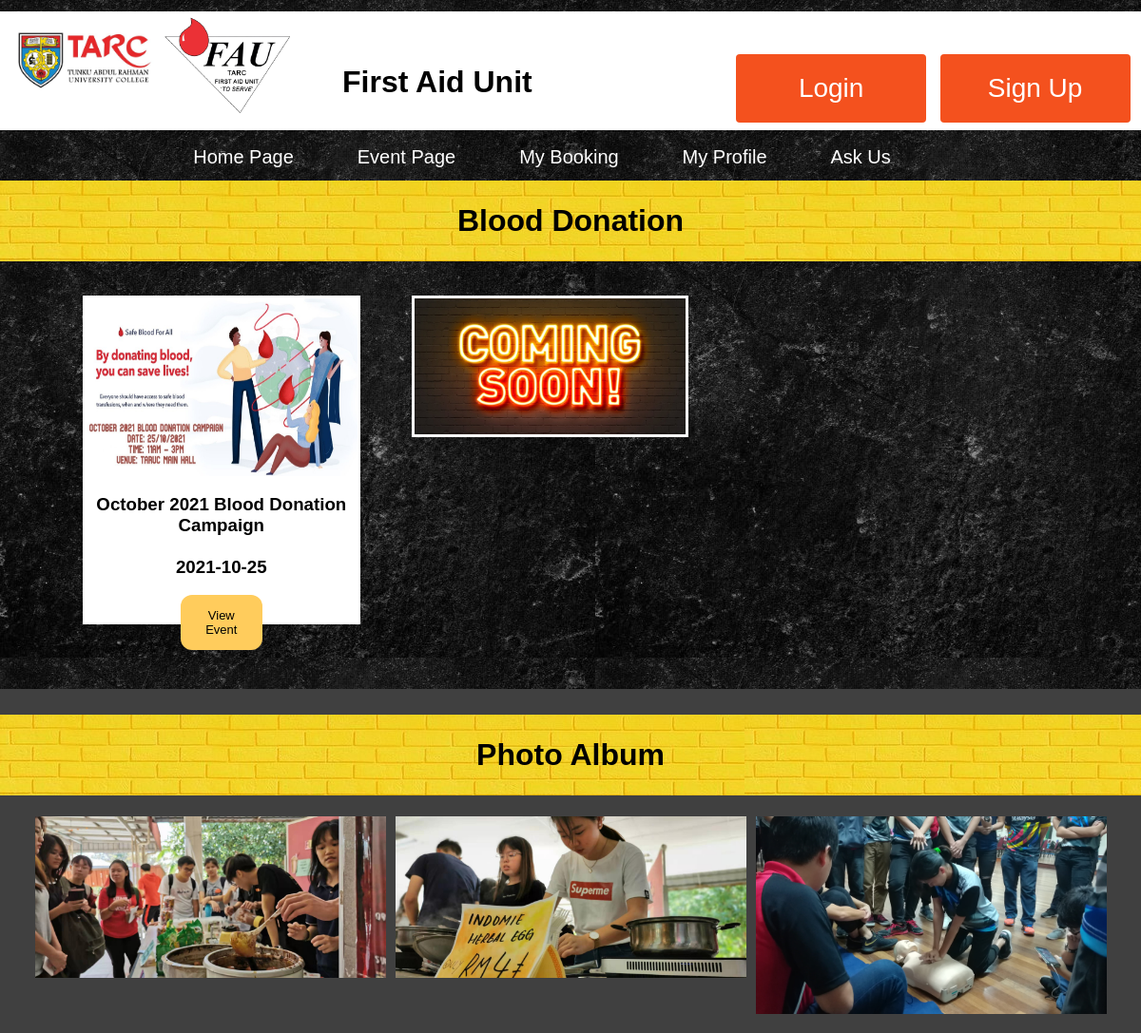
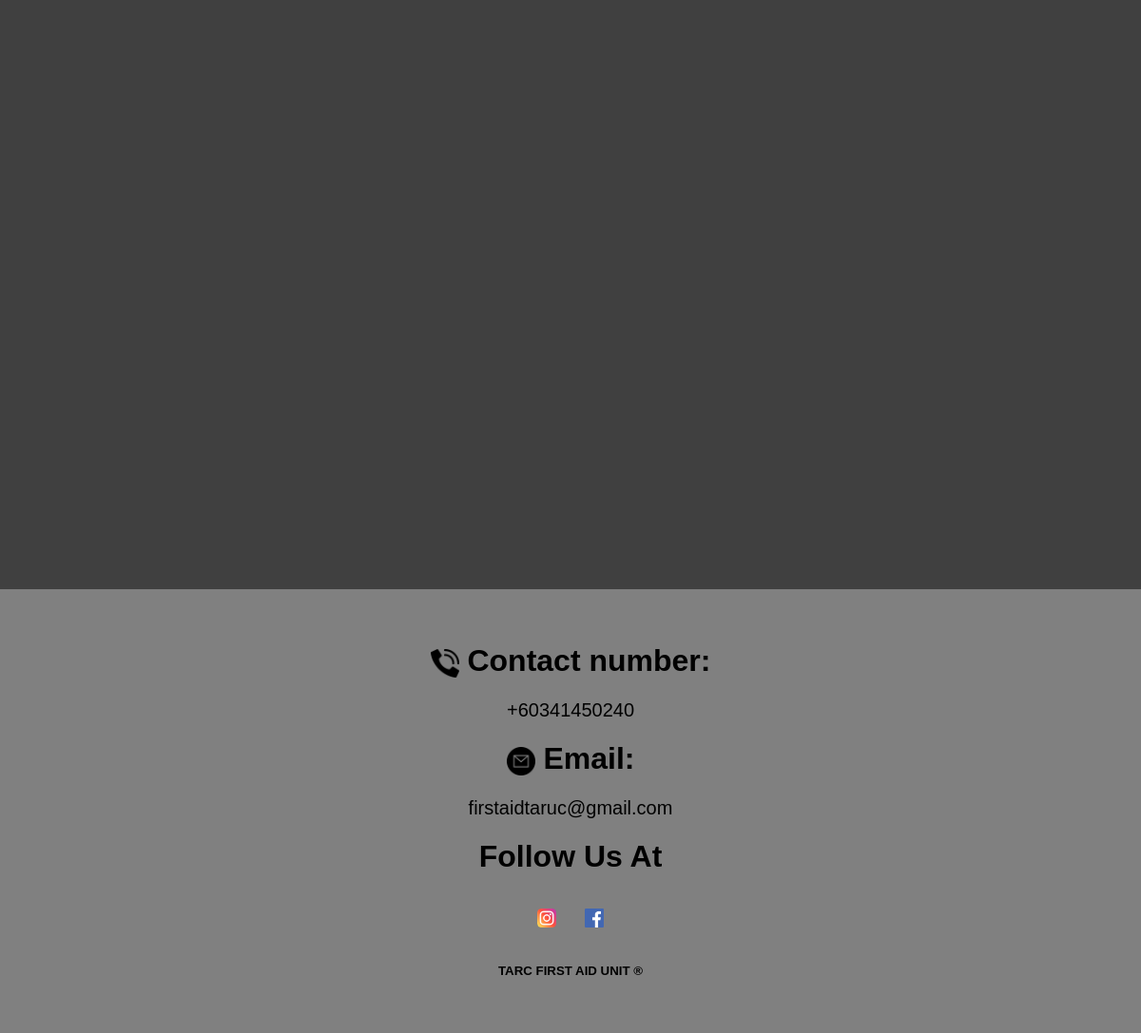
/srcClient/blooddonation.php, run on the app's committed database (2 pictures, top to bottom).
### tables this page shows
CREATE TABLE `event` (
  `EventID` int(11) NOT NULL,
  `EventName` varchar(40) NOT NULL,
  `Category` varchar(30) NOT NULL,
  `StartDate` date NOT NULL,
  `EndDate` date NOT NULL,
  `StartTime` time NOT NULL,
  `EndTime` time NOT NULL,
  `Venue` varchar(40) NOT NULL,
  `No_of_Booking` int(11) NOT NULL,
  `Picture_location` varchar(40) NOT NULL,
  `Description` varchar(255) NOT NULL,
  `LimitBooking` int(11) NOT NULL
);

### srcClient/blooddonation.php (the view, shortened to what this page needs)
<html>
    <head>
        <link rel="stylesheet" href="../css/layout.css">
        <link rel="stylesheet" href="../css/homepage.css">
        <link rel="stylesheet" href="../css/event.css">
        <link rel="stylesheet" href="../css/owl.carousel.css">
        <link rel="stylesheet" href="../css/owl.theme.default.css">
        <link href="https://unpkg.com/aos@2.3.1/dist/aos.css" rel="stylesheet">
    </head>
    <body>
        <?php
        if (isset($_SESSION['studentID']) && isset($_SESSION['email']) && isset($_SESSION['name']) && isset($_SESSION['phone']) && isset($_SESSION['gender']) && isset($_SESSION['faculty']) && isset($_SESSION['password'])) {
            require_once('header2.php');
        } else {
            require_once('header.php');
        }
        ?>
        <h1 style="background-image: url(../picture/background/background2.jpg);padding:2%;text-align: center;margin:0px;color: black;">Blood Donation</h1>
        <div style="display: flex; background-image:url('../picture/background/background.jpg');padding: 3% 5%;">
            <?php
            $con = new mysqli(DB_HOST, DB_USER, DB_PASS, DB_NAME);
            $sql = "SELECT EventID,EventName,Picture_location,StartDate FROM event WHERE Category = 'Blood Donation'";
            if ($result = $con->query($sql)) {
                while ($row = $result->fetch_object()) {
                    echo '
                <div data-aos="fade-up" style= "width:27%;background-color: white;margin-left: 2.5%;margin-right: 2.5%;margin-bottom: 3%;border-style: solid;border-color: white;">
                <img src="' . $row->Picture_location . '"style="width: 100%;height:55%;"/>
                <h3>' . $row->EventName . '<br/><br/>' . $row->StartDate . '</h3>
                <div class="container"><button onclick="linkFunction(\'event_detail.php?id=' . $row->EventID . '\');"class="btn">View Event</button></div>
                </div>
                ';
                }
            }
            ?>
            <div data-aos="fade-up" style="width:27%;margin-left: 2.5%;margin-right: 2.5%;margin-bottom: 3%;">
                <img src="../picture/comingsoon.jpg" style="width: 100%;border-style: solid;border-color: white;"/>
            </div>
        </div>
        <div style="background-color:#404040;padding-bottom: 4%;padding-top: 27px;">
            <h1 style="padding: 2%;color:black;margin-top: 0px;background-image: url('../picture/background/background2.jpg');text-align:center;">Photo Album</h1>
            <div style="margin-left:3%;margin-right: 3%;">
                <div class="owl-carousel slide2">
                    <div>
                        <img src='../picture/blood_donation/album/album3.JPG'/>
                    </div>
                    <div>
                        <img src='../picture/blood_donation/album/album4.JPG'/>
                    </div>
                    <div>
                        <img src='../picture/blood_donation/album/album5.JPG'/>
                    </div>
                </div>
            </div>
        </div>
    </body>
    <footer>
        <div data-aos="fade-up">
            <h1><img src="../picture/icon/phone.png" style="width:30px"/> Contact number:</h1><a href="tel:+60341450240" style="font-size:20px;">+60341450240</a>
            <h1><img src="../picture/icon/email.png" style="width:30px"/> Email:</h1><a href="mailto:@gmail.com" style="font-size:20px;">firstaidtaruc@gmail.com</a>
            <h1>Follow Us At</h1>
            <a href="https://www.instagram.com/taruc_fau/?utm_medium=copy_link" target="_blank"><img src="../picture/icon/instagram.png" style="width:50px;padding: 15px;"/></a><a href="https://www.facebook.com/FirstAidUnitTARUC" target="_blank"><img src="../picture/icon/facebook.png" style="width:50px;padding: 15px;"/></a>
            <article>
                <h5>TARC FIRST AID UNIT &reg</h5>
            </article>
        </div>
    </footer>
</html>

### css/layout.css (style rules this page uses)
h1 { font-family: Verdana, sans-serif; font-size: 2em; margin-block-start: 0.67em; margin-block-end: 0.67em; margin-inline-start: 0px; margin-inline-end: 0px; font-weight: bold; }
footer { background-color: grey; text-align: center; padding: 3%; }
a { color:black; text-decoration:none; font-size: 15px; }
body { font-family: Verdana, sans-serif; margin:0; line-height: unset; }

### css/homepage.css (style rules this page uses)
* { box-sizing: border-box }
img { vertical-align: middle; }

### css/event.css (style rules this page uses)
.container .btn { margin-bottom: 5%; margin-left: 35%; margin-right: 35%; padding: 14px 20px; background-color: #ffcc5c; color: black; font-size: 13px; border: none; border-radius: 12px; }
h3 { text-align: center; }

### data on the page
event: Picture_location (picture), EventName "October 2021 Blood Donation Campaign", StartDate "2021-10-25"
